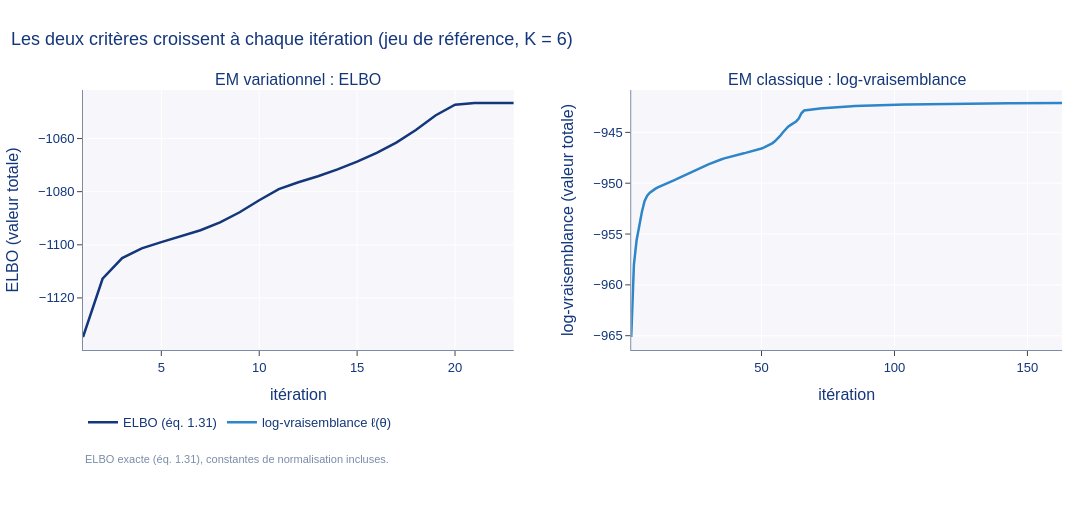

The cell this chart's notebook holds for it:
### Markdown cell above
## 8. Convergence de l'ELBO
L'ELBO est calculée exactement (équation 1.31). Elle doit croître à chaque itération et rester inférieure à la log-vraisemblance maximale.

### Code cell
M.exp05_elbo()
figure("05_convergence")

### Figure 1 — Plotly figure (JSON) as saved in the notebook; plotly's stock layout.template omitted (floating-point values rounded to 4 significant figures; data arrays with more than 128 entries replaced by an {"elided": "..."} marker saying what was removed)
{"data": [{"line": {"color": "#14377B", "width": 2.5}, "mode": "lines", "name": "ELBO (éq. 1.31)", "type": "scatter", "x": [1, 2, 3, 4, 5, 6, 7, 8, 9, 10, 11, 12, 13, 14, 15, 16, 17, 18, 19, 20, 21, 22, 23], "xaxis": "x", "y": [-1135.0, -1113.0, -1105.0, -1101.0, -1099.0, -1097.0, -1095.0, -1092.0, -1088.0, -1083.0, -1079.0, -1076.0, -1074.0, -1072.0, -1069.0, -1065.0, -1062.0, -1057.0, -1051.0, -1047.0, -1047.0, -1047.0, -1047.0], "yaxis": "y"}, {"line": {"color": "#2E86C8", "width": 2.5}, "mode": "lines", "name": "log-vraisemblance ℓ(θ)", "type": "scatter", "x": {"elided": "163 int values"}, "xaxis": "x2", "y": {"elided": "163 float values"}, "yaxis": "y2"}], "layout": {"annotations": [{"font": {"size": 16}, "showarrow": false, "text": "EM variationnel : ELBO", "x": 0.22, "xanchor": "center", "xref": "paper", "y": 1, "yanchor": "bottom", "yref": "paper"}, {"font": {"size": 16}, "showarrow": false, "text": "EM classique : log-vraisemblance", "x": 0.78, "xanchor": "center", "xref": "paper", "y": 1, "yanchor": "bottom", "yref": "paper"}, {"font": {"color": "#7A8CA8", "size": 11}, "showarrow": false, "text": "ELBO exacte (éq. 1.31), constantes de normalisation incluses.", "x": 0, "xanchor": "left", "xref": "paper", "y": -0.45, "yref": "paper"}], "colorway": ["#14377B", "#2E86C8", "#38A1E8", "#7A8CA8", "#E07B39", "#3C9D6E", "#B8C4D6", "#8E5BA8"], "font": {"color": "#14377B", "family": "Montserrat, Helvetica, Arial, sans-serif", "size": 13}, "height": 520, "legend": {"bgcolor": "white", "font": {"size": 13}, "orientation": "h", "x": 0, "xanchor": "left", "y": -0.22, "yanchor": "top"}, "margin": {"b": 170, "l": 70, "r": 30, "t": 90}, "paper_bgcolor": "white", "plot_bgcolor": "#F7F7FB", "title": {"font": {"color": "#14377B", "size": 18}, "text": "Les deux critères croissent à chaque itération (jeu de référence, K = 6)", "x": 0.01}, "width": 1100, "xaxis": {"anchor": "y", "domain": [0, 0.44], "gridcolor": "white", "linecolor": "#7A8CA8", "showline": true, "ticks": "outside", "title": {"text": "itération"}, "zeroline": false}, "xaxis2": {"anchor": "y2", "domain": [0.56, 1], "gridcolor": "white", "linecolor": "#7A8CA8", "showline": true, "ticks": "outside", "title": {"text": "itération"}, "zeroline": false}, "yaxis": {"anchor": "x", "domain": [0, 1], "gridcolor": "white", "linecolor": "#7A8CA8", "showline": true, "ticks": "outside", "title": {"text": "ELBO (valeur totale)"}, "zeroline": false}, "yaxis2": {"anchor": "x2", "domain": [0, 1], "gridcolor": "white", "linecolor": "#7A8CA8", "showline": true, "ticks": "outside", "title": {"text": "log-vraisemblance (valeur totale)"}, "zeroline": false}}}
